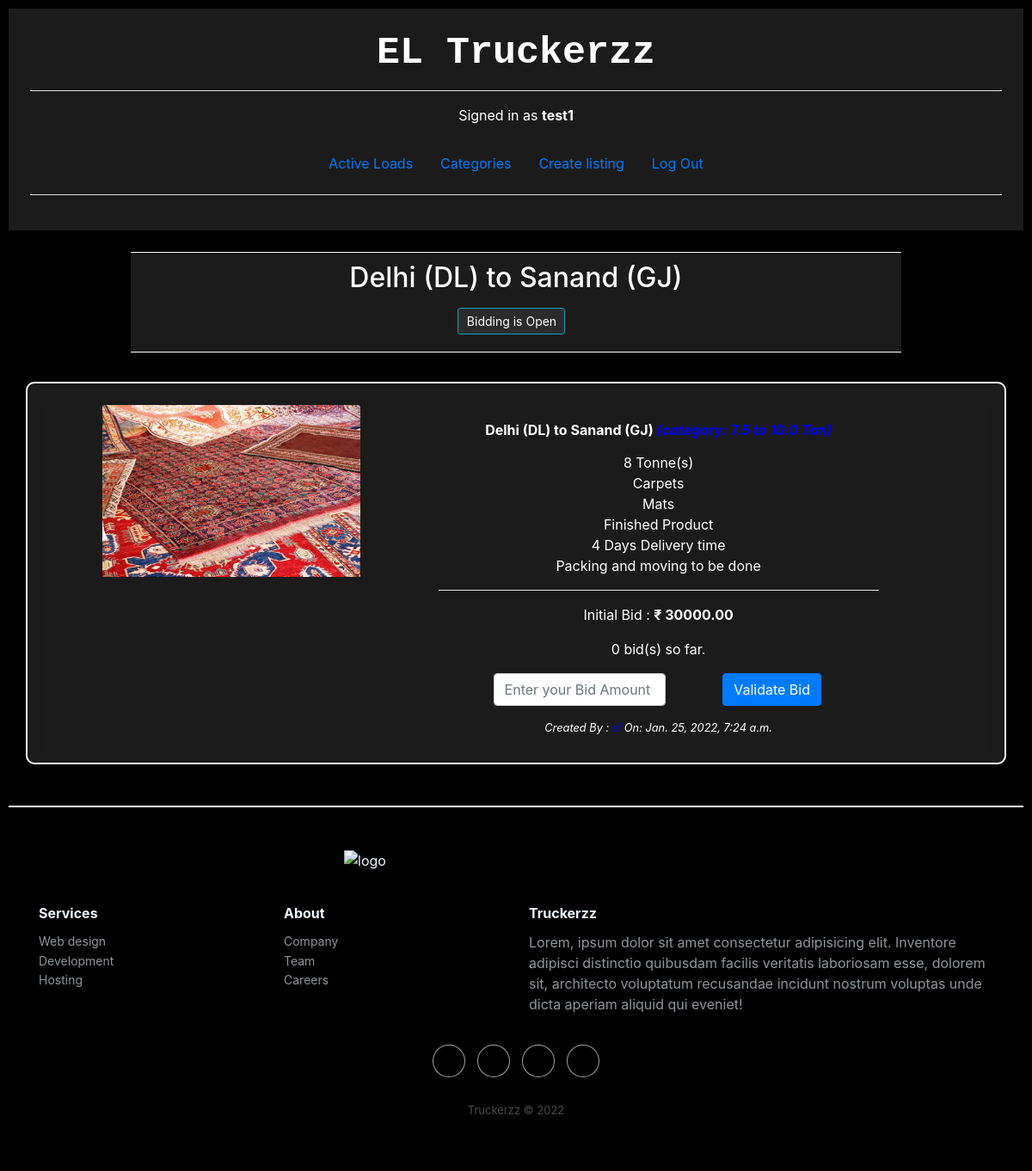
Page /listing/35 (signed in) on the committed database.
### auctions/models.py (models this page shows)
class User(AbstractUser):
    pass

class Listing(models.Model):
    title = models.CharField(max_length=64)
    listing_desc = models.TextField()
    listing_img = models.ImageField(upload_to='listing_images', default=None, blank=True, null=True)
    cat_id = models.ForeignKey(Category, default = 1, on_delete=models.CASCADE)
    starting_price = models.DecimalField(decimal_places=2, max_digits=10, default = 0)
    created_at = models.DateTimeField(auto_now_add=True)
    updated_at = models.DateTimeField(auto_now=True)
    listing_open = models.BooleanField(default=True)
    listing_owner = models.ForeignKey(User, null=True , on_delete=models.CASCADE, related_name='owner')
    listing_winner = models.ForeignKey(User, on_delete=models.CASCADE, blank=True, null=True, related_name='winner')
    listing_final_price = models.DecimalField(decimal_places=2, max_digits=10, default = 0)
    def __str__(self):
        return f"title: {self.title} category: {self.cat_id}"

### auctions/views.py (the view)
# urls.py: path("listing/<int:listing_id>", views.listing_view, name="listing"),
def listing_view(request, listing_id):
    in_wl = False #is in
    owner = False #is owner of the listing
    can_close = False # the owner can close the auction
    you_are_on_top = False
    try:
        listing = Listing.objects.get(pk=listing_id)
    except Listing.DoesNotExist:
        raise Http404("Listing not found.")
    listing=Listing.objects.get(pk=listing_id)
    print('listing: ',listing)
    print('listing.listing_owner: ', listing.listing_owner)
    category = Category.objects.get(cat_name=listing.cat_id)
    print('category: ', category.cat_name)
    if listing.listing_owner == request.user and listing.listing_open == True:
        owner = True
        can_close = True
    print('owner: ', owner)
    print('can_close: ', can_close)
    starting_price = listing.starting_price
    print("Sarting Price: ", starting_price)
    bid_max = Bid.objects.all().filter(listing_id=listing_id).aggregate(Max('user_bid'))
    print('bid_max: ', bid_max)
    if (bid_max['user_bid__max'] == None):
        highest_bid = starting_price
    else:
        highest_bid=bid_max['user_bid__max']
    print('highest bid: ', highest_bid)
    your_actual_max = Bid.objects.all().filter(listing_id=listing_id, user=request.user).aggregate(Max('user_bid'))
    print('your_actual_max: ', your_actual_max)
    your_max_bid = your_actual_max['user_bid__max']
    if your_max_bid == None:
        your_max_bid = 0
    print('your max bid:', your_max_bid)
    if your_max_bid == highest_bid:
        you_are_on_top = True
    bid_count = Bid.objects.all().filter(listing_id=listing_id).count()
    print('bid count: ', bid_count)
    message =''
    if request.method == 'POST':
            bform = BidForm(request.POST, request.FILES)
            if bform.is_valid():
                b = bform.save(commit=False)
                b.bid_at = datetime.now()
                b.listing_id = Listing.objects.get(pk=listing_id)
                b.user=request.user
                b.bid_status =True
                if highest_bid > b.user_bid:
                    b.save()
                    highest_bid = b.user_bid
                    you_are_on_top = True
                    bid_count = bid_count + 1
                    bform = BidForm()
                    return render(request,'auctions/listing.html', {
                        "listing": listing,
                        "bid_count": bid_count,
                        "highest_bid": highest_bid,
                        "in_wl" : in_wl,
                        "bform" : bform,
                        "message" : message,
                        "owner": owner,
                        "can_close" : can_close,
                        "category" : category.cat_name,
                        "you_are_on_top" : you_are_on_top,
                        })
                else:
                    message = str('{0:.2g}'. format(b.user_bid)) + ' is higher than highest bid. Pleases bid lower'
                    bform = BidForm()
                    return render(request, "auctions/listing.html", {
                        "listing": listing,
                        "bid_count": bid_count,
                        "highest_bid": highest_bid,
                        "in_wl" : in_wl,
                        "bform" : bform,
                        "message" : message,
                        "owner": owner,
                        "can_close" : can_close,
                        "category" : category.cat_name,
                        "you_are_on_top" : you_are_on_top,
                    })
    else:
        listing = Listing.objects.get(pk=listing_id)
        if listing.listing_open == True and listing.listing_owner != request.user:
            bform = BidForm()
        else:
            bform = ''
        return render(request, "auctions/listing.html", {
            "listing": listing,
            "bid_count": bid_count,
            "highest_bid": highest_bid,
            "in_wl" : in_wl,
            "bform" : bform,
            "message" : message,
            "owner": owner,
            "can_close" : can_close,
            "category" : category.cat_name,
            "you_are_on_top" : you_are_on_top,
            })

### auctions/forms.py
class BidForm(forms.ModelForm):
    class Meta:
        model = Bid
        fields = ['user_bid']
        labels = {'user_bid': ''}
        widgets = {
            'user_bid' : forms.TextInput(attrs={'class' : 'form-control', 'placeholder': 'Enter your Bid Amount', 'default': ''})
            }

### auctions/models.py (called while the page is built)
    def __str__(self):
        return f"{self.cat_name}"

### auctions/templates/auctions/listing.html (shortened to what this page needs)
{% extends 'auctions/layout.html' %}
{% block body %}
<div style="background-color: #1b1b1b; width: 76%; padding-top: 10px; padding-bottom: 20px; padding-left: 10px;padding-right: 10px; border-bottom:1.5px white solid;border-top: 1.5px white solid; text-align: center;">
    <div>
        <h2>{{listing.title}}</h2>
    </div>
    {% if can_close %}
        <a class="btn btn-primary btn-sm" style="background-color: #2b2b2b; width: 125px; margin-right: 10px; margin-top: 7.5px;" href="{% url 'close' listing.id %}">Close Bidding</a>
    {% elif not listing.listing_open and listing.listing_winner == request.user %}
        <a class="btn btn btn-danger btn-sm" style="background-color: #2b2b2b; width: 125px; margin-right: 10px; margin-top: 7.5px;">You Won this Bidding</a>
    {% elif not listing.listing_open and listing.listing_winner != request.user %}
        <a class="btn btn btn-danger btn-sm" style="background-color: #2b2b2b; width: 125px; margin-right: 10px; margin-top: 7.5px; color: red;">Bidding is Closed</a>
    {% else %}
        <a class="btn btn btn-info btn-sm" style="background-color: #2b2b2b; width: 125px; margin-right: 10px; margin-top: 7.5px;">Bidding is Open</a>
    {% endif%}
</div><br>
<div class="container bcontent" style="background-color: #1b1b1b; border-radius: 10px; border: 2px solid white;">
    <br>
    <div class="card" style="margin-bottom: 10px; width: 100%; background-color: #1b1b1b;">
        <div class="row no-gutters">
            <div style="width: 40%;">
                <img class="card-img-top" src="{{ listing.listing_img.url }}" alt="{{ listing.title }}" style="max-width: 300px; max-height: 400px">
            </div>
            <div class="col-sm-3 col-md-6 d-flex flex-column">
                <div class="card-body ">
                    <h6 class="card-title font-weight-bold">{{ listing.title }}   <span style="color:blue; font-style: italic" >(category: {{ category }})</span></h6>
                    <p class="card-text">{% autoescape off %}{{ listing.listing_desc|linebreaks }}{% endautoescape %}</p>
                    <hr style="background-color: white;">
                    <p>Initial Bid : <strong>₹ {{ listing.starting_price|floatformat:2 }}</strong></p>
                    <p>
                        {{ bid_count }} bid(s) so far.
                    </p>
                    <form method = "post" enctype="multipart/form-data">
                        <div class="float-left" style="width: 200px;  margin-left: 12.5%;">
                            {{ bform }}
                        </div>
                        {% if listing.listing_open and listing.listing_owner != request.user %}
                            <button class="btn btn-primary" type="submit">Validate Bid</button>
                        {% endif %}
                    </form>
                    <p class="card-text small"><i>Created By : <span style="color:blue">{{ listing.listing_owner}}</span>  On: {{ listing.created_at }}</i></p>
                </div>
            </div>
        </div>
    </div>
</div>
{% endblock body %}

### auctions/templates/auctions/layout.html (shortened to what this page needs)
{% load static %}
<!DOCTYPE html>
<html lang="en">
    <head>
        <link rel="stylesheet" href="https://stackpath.bootstrapcdn.com/bootstrap/4.4.1/css/bootstrap.min.css">
        <link href="{% static 'styles.css' %}" rel="stylesheet">
        <link rel="stylesheet" href="https://cdnjs.cloudflare.com/ajax/libs/twitter-bootstrap/4.1.3/css/bootstrap.min.css">
        <link rel="stylesheet" href="https://cdnjs.cloudflare.com/ajax/libs/ionicons/2.0.1/css/ionicons.min.css">
    </head>
    <body style="background-color: black; color: white">
        <div style="padding: 25px; text-align: center; width: 100%; background-color: #1b1b1b; color: white">
            <h1 style="font-size: 45px; font-weight: 600; font-family:'Courier New', Courier, monospace;">EL Truckerzz</h1>
            <hr style="background-color: white;">
            <div>
                {% if user.is_authenticated %}
                    Signed in as <strong>{{ user.username }}</strong>
                {% else %}
                    Not Signed-In
                {% endif %}
            </div><br>
            <ul class="nav" style="justify-content: center;">
                <li class="nav-item">
                    <a class="nav-link" href="{% url 'index' %}">Active Loads</a>
                </li>
                {% if user.is_authenticated %}
                    <li class="nav-item">
                        <a class="nav-link" href="{% url 'categories' %}">Categories</a>
                    </li>
                    <li class="nav-item">
                        <a class="nav-link" href="{% url 'create' %}">Create listing</a>
                    </li>
                    <li class="nav-item">
                        <a class="nav-link" href="{% url 'logout' %}">Log Out</a>
                    </li>
                {% endif %}
            </ul>
            <hr style="background-color: white;">
        </div>
        <div style="padding-top: 25px;">
            <center>
                {% block body %}
                {% endblock %}
            </center>
        </div>
        <br><br>
        <div class="footer-dark">
            <footer>
                <div class="container">
                    <img src="https://i.ibb.co/WgvX2KG/logo.png" alt="logo" style="width: 400px; margin-left: calc(50% - 200px); margin-bottom: 40px;">
                    <div class="row">
                        <div class="col-sm-6 col-md-3 item">
                            <h3>Services</h3>
                            <ul>
                                <li><a href="#">Web design</a></li>
                                <li><a href="#">Development</a></li>
                                <li><a href="#">Hosting</a></li>
                            </ul>
                        </div>
                        <div class="col-sm-6 col-md-3 item">
                            <h3>About</h3>
                            <ul>
                                <li><a href="#">Company</a></li>
                                <li><a href="#">Team</a></li>
                                <li><a href="#">Careers</a></li>
                            </ul>
                        </div>
                        <div class="col-md-6 item text">
                            <h3>Truckerzz</h3>
                            <p>Lorem, ipsum dolor sit amet consectetur adipisicing elit. Inventore adipisci distinctio quibusdam facilis veritatis laboriosam esse, dolorem sit, architecto voluptatum recusandae incidunt nostrum voluptas unde dicta aperiam aliquid qui eveniet!</p>
                        </div>
                        <div class="col item social"><a href="#"></a><a href="#"></a><a href="#"></a><a href="#"></a></div>
                    </div>
                    <p class="copyright">Truckerzz © 2022</p>
                </div>
            </footer>
        </div>
    </body>
</html>

### staticfiles/styles.css (style rules this page uses)
body { padding: 10px; }
.bcontent { margin-top: 10px; }

### auctions/templates/auctions/layout.html (style rules this page uses)
.footer-dark { padding:50px 0; color:#f0f9ff; background-color:black; border-top: 2px white solid; }
.footer-dark h3 { margin-top:0; margin-bottom:12px; font-weight:bold; font-size:16px; }
.footer-dark ul { padding:0; list-style:none; line-height:1.6; font-size:14px; margin-bottom:0; }
.footer-dark ul a { color:inherit; text-decoration:none; opacity:0.6; }
.footer-dark .item.text { margin-bottom:36px; }
.footer-dark .item.text p { opacity:0.6; margin-bottom:0; }
.footer-dark .item.social { text-align:center; }
.footer-dark .item.social > a { font-size:20px; width:36px; height:36px; line-height:36px; display:inline-block; text-align:center; border-radius:50%; box-shadow:0 0 0 1px rgba(255, 255, 255, 0.863); margin:0 8px; color:#fff; opacity:0.75; }
.footer-dark .copyright { text-align:center; padding-top:24px; opacity:0.3; font-size:13px; margin-bottom:0; }

### rows in the picture
User: username "test1"
Listing: title "Delhi (DL) to Sanand (GJ)", listing_img (picture), listing_desc "8 Tonne(s) Carpets Mats Finished Product 4 Days Delivery time Packing and moving to be done", starting_price "30000.00", created_at "Jan. 25, 2022, 7:24 a.m."

### other values in the picture
{{ bid_count }} "0"
